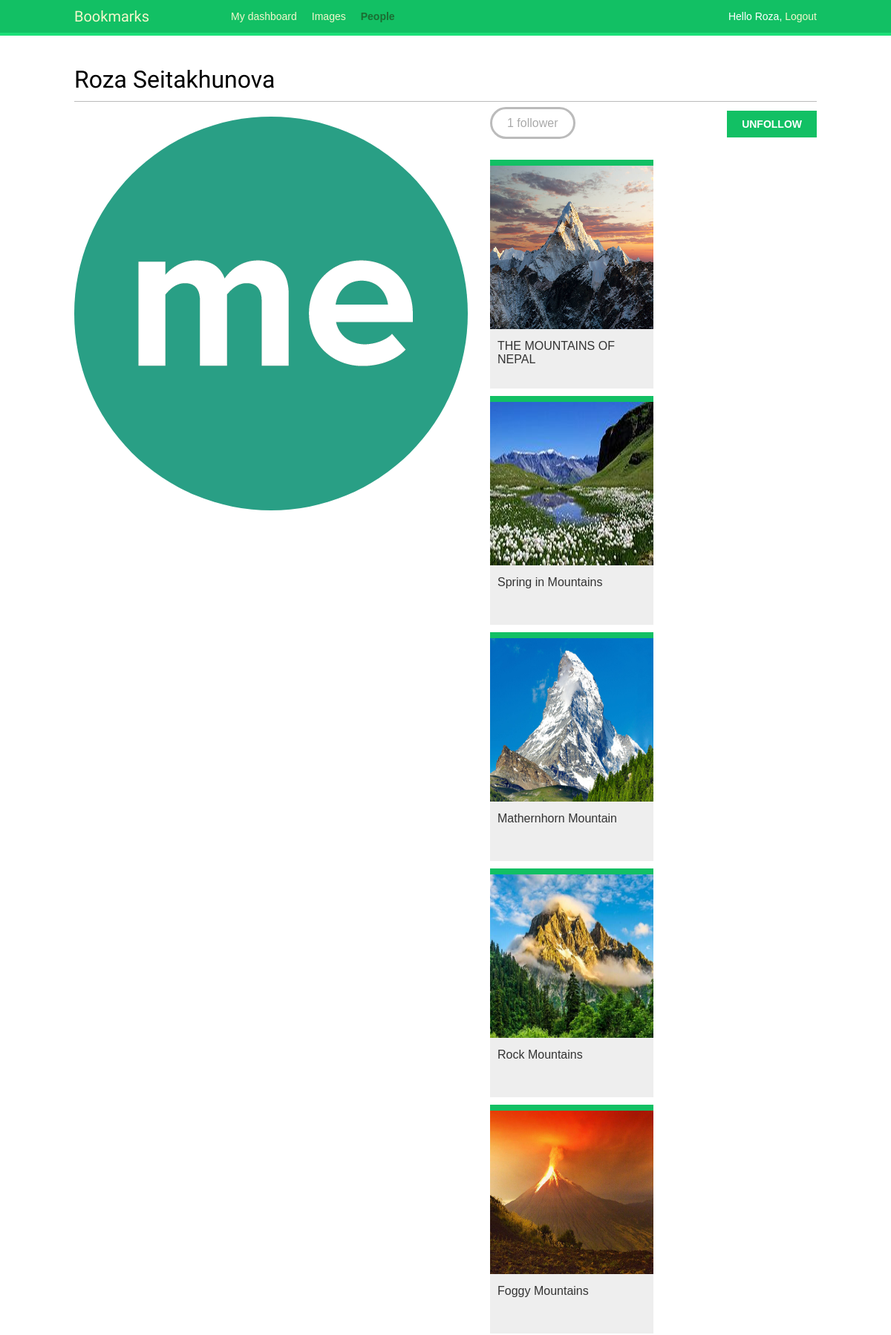
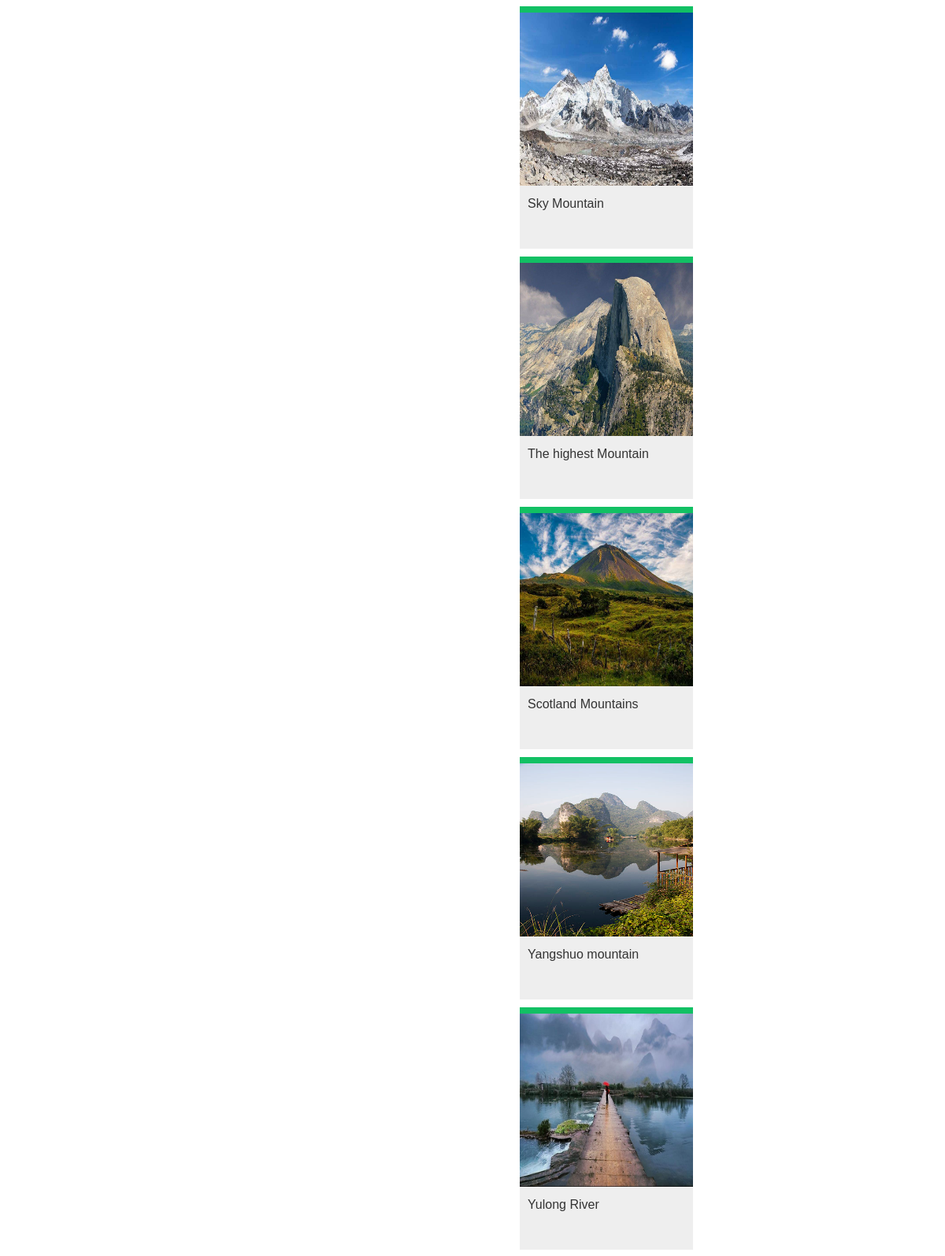
/account/users/seit_rose/ (signed in, upper part), run on the app's committed database (2 pictures, top to bottom).
### images/models.py (models this page shows, shortened)
class Image(models.Model):
    user = models.ForeignKey(settings.AUTH_USER_MODEL,
    related_name='images_created', on_delete=models.CASCADE)
    title = models.CharField(max_length=200)
    slug = models.SlugField(max_length=200, blank=True)
    url = models.URLField()
    image = models.ImageField(upload_to='images/%Y/%m/%d/')
    description = models.TextField(blank=True)
    created = models.DateField(auto_now_add=True, db_index=True)
    users_like = models.ManyToManyField(settings.AUTH_USER_MODEL,
                                        related_name='images_liked',
                                        blank=True)
    total_likes = models.PositiveIntegerField(db_index=True, default=0)
    def get_absolute_url(self):
        return reverse('images:detail', args=[self.id, self.slug])

### account/views.py (the view)
# urls.py: path('users/<username>/', views.user_detail, name='user_detail'),
@login_required
def user_detail(request, username):
    user = get_object_or_404(User, username=username, is_active=True)
    return render(request,
                  'account/user/detail.html',
                  {'section': 'people',
                   'user': user})

### account/templates/account/user/detail.html (shortened to what this page needs)
{% extends "base.html" %}
{% load thumbnail %}
{% block content %}
  <h1>{{ user.get_full_name }}</h1>
  <div class="profile-info">
    {% thumbnail user.profile.photo "180x180" crop="100%" as im %}
      <img src="{{ im.url }}" class="user-detail">
    {% endthumbnail %}
  </div>
  {% with total_followers=user.followers.count %}
    <span class="count">
      <span class="total">{{ total_followers }}</span>
      follower{{ total_followers|pluralize }}
    </span>
    <a href="#" data-id="{{ user.id }}" data-action="{% if request.user in user.followers.all %}un{% endif %}follow" class="follow button">
      {% if request.user not in user.followers.all %}
        Follow
      {% else %}
        Unfollow
      {% endif %}
    </a>
    <div id="image-list" class="image-container">
      {% include "images/image/list_ajax.html" with images=user.images_created.all %}
    </div>
  {% endwith %}
{% endblock %}

### account/templates/base.html (shortened to what this page needs)
{% load static %}
<!DOCTYPE html>
<html>
<head>
  <link href="{% static 'css/base.css' %}" rel="stylesheet">
</head>
<body>
  <div id="header">
    <span class="logo">Bookmarks</span>
    {% if request.user.is_authenticated %}
      <ul class="menu">
        <li {% if section == "dashboard" %}class="selected"{% endif %}>
          <a href="{% url 'dashboard' %}">My dashboard</a>
        </li>
        <li {% if section == "images" %}class="selected"{% endif %}>
          <a href="{% url 'images:list' %}">Images</a>
        </li>
        <li {% if section == "people" %}class="selected"{% endif %}>
          <a href="{% url 'user_list' %}">People</a>
        </li>
      </ul>
    {% endif %}
    <span class="user">
      {% if request.user.is_authenticated %}
        Hello {{ request.user.first_name }},
        <a href="{% url 'logout' %}">Logout</a>
      {% else %}
        <a href="{% url 'login' %}">Log-in</a>
      {% endif %}
    </span>
  </div>
  <div id="content">
    {% block content %}
    {% endblock %}
  </div>
</body>
</html>

### images/templates/images/image/list_ajax.html
{% load thumbnail %}
{% for image in images %}
  <div class="image">
    <a href="{{ image.get_absolute_url }}">
      {% thumbnail image.image "300x300" crop="100%" as im %}
        <a href="{{ image.get_absolute_url }}">
          <img src="{{ im.url }}">
        </a>
      {% endthumbnail %}
    </a>
    <div class="info">
      <a href="{{ image.get_absolute_url }}" class="title">
        {{ image.title }}
      </a>
    </div>
  </div>
{% endfor %}

### account/static/css/base.css (style rules this page uses)
body { margin:0; padding:0; font-family:helvetica, sans-serif; }
a { color:#12c064; text-decoration:none; }
h1, h2, h3, h4, h5 , h6 { font-family: 'Muli', sans-serif; font-weight:normal; }
h1 { border-bottom:1px solid #bbb; padding:0 0 10px 0; margin:10px 0 20px 0; }
#header { padding:10px 100px; font-size:14px; background:#12c064; color:#fff; border-bottom:4px solid #1cdf78; overflow:auto; }
#header .logo { font-family: 'Muli', sans-serif; float:left; color:#f3f7cc; font-size:20px; margin-right:10%; }
#header ul.menu { list-style:none; float:left; margin:0; padding:0; }
#header ul.menu li { float:left; padding:4px 10px; }
#header ul.menu li.selected a, #header ul.menu li.selected a:hover { color:#1b6d32; font-weight:bold; }
#header a { color:#f3f7cc; }
#header .user { float:right; padding-top:4px; }
#content { padding:30px 100px; }
input[type=submit], a.button { font-weight:bold; background:#12c064; color:#fff; padding:10px 20px; font-size:14px; text-transform:uppercase; }
.count { color:#aaa; border:3px solid #bbb; border-radius:26px; padding:10px 20px; margin:20px 10px 0; }
a.like, a.follow { float:right; margin-top:-8px; }
#image-list { overflow:auto; }
#image-list .image { float:left; width:220px; height:300px; margin:0 10px 10px 10px; border-top:8px solid #12c064; background:#eee; }
#image-list img { width:220px; height:220px; }
#image-list .info { padding:10px; }
#image-list .info a { color:#333; }
img.user-detail { border-radius:50%; float:left; }
.profile-info { float:left; overflow:auto; margin-right:20px; }
.image-container { margin-top:40px; }

### data on the page
Image: shows a picture, title "THE MOUNTAINS OF NEPAL"
Image: shows a picture, title "Spring in Mountains"
Image: shows a picture, title "Mathernhorn Mountain"
Image: shows a picture, title "Rock Mountains"
Image: shows a picture, title "Foggy Mountains"
Image: shows a picture, title "Sky Mountain"
Image: shows a picture, title "The highest Mountain"
Image: shows a picture, title "Scotland Mountains"
Image: shows a picture, title "Yangshuo mountain"
Image: shows a picture, title "Yulong River"

### other printed values
{{ request.user.first_name }} "Roza"
{{ user.get_full_name }} "Roza Seitakhunova"
{{ total_followers }} "1"
